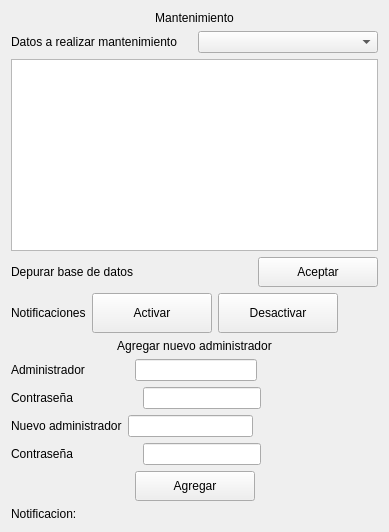
               <widget class="QWidget" name="Pg_Mantenimiento">
                <layout class="QVBoxLayout" name="verticalLayout_9">
                 <item>
                  <widget class="QLabel" name="label_9">
                   <property name="text">
                    <string>Mantenimiento</string>
                   </property>
                   <property name="alignment">
                    <set>Qt::AlignCenter</set>
                   </property>
                  </widget>
                 </item>
                 <item>
                  <layout class="QHBoxLayout" name="horizontalLayout_13">
                   <item>
                    <widget class="QLabel" name="label_12">
                     <property name="text">
                      <string>Datos a realizar mantenimiento</string>
                     </property>
                    </widget>
                   </item>
                   <item>
                    <widget class="QComboBox" name="CB_Mantenimiento">
                     <item>
                      <property name="text">
                       <string/>
                      </property>
                     </item>
                     <item>
                      <property name="text">
                       <string>Renta</string>
                      </property>
                     </item>
                     <item>
                      <property name="text">
                       <string>Renovacion</string>
                      </property>
                     </item>
                    </widget>
                   </item>
                  </layout>
                 </item>
                 <item>
                  <widget class="QTableWidget" name="Tw_Mantenimiento"/>
                 </item>
                 <item>
                  <layout class="QHBoxLayout" name="horizontalLayout_12">
                   <item>
                    <widget class="QLabel" name="label_11">
                     <property name="text">
                      <string>Depurar base de datos</string>
                     </property>
                    </widget>
                   </item>
                   <item>
                    <spacer name="horizontalSpacer_9">
                     <property name="orientation">
                      <enum>Qt::Horizontal</enum>
                     </property>
                     <property name="sizeHint" stdset="0">
                      <size>
                       <width>40</width>
                       <height>20</height>
                      </size>
                     </property>
                    </spacer>
                   </item>
                   <item>
                    <widget class="QPushButton" name="Btn_MAceptar">
                     <property name="enabled">
                      <bool>true</bool>
                     </property>
                     <property name="minimumSize">
                      <size>
                       <width>120</width>
                       <height>30</height>
                      </size>
                     </property>
                     <property name="text">
                      <string>Aceptar</string>
                     </property>
                    </widget>
                   </item>
                  </layout>
                 </item>
                 <item>
                  <layout class="QHBoxLayout" name="horizontalLayout_16">
                   <item>
                    <widget class="QLabel" name="label_14">
                     <property name="text">
                      <string>Notificaciones</string>
                     </property>
                    </widget>
                   </item>
                   <item>
                    <widget class="QPushButton" name="Btn_NA">
                     <property name="minimumSize">
                      <size>
                       <width>120</width>
                       <height>40</height>
                      </size>
                     </property>
                     <property name="text">
                      <string>Activar</string>
                     </property>
                    </widget>
                   </item>
                   <item>
                    <widget class="QPushButton" name="Btn_ND">
                     <property name="minimumSize">
                      <size>
                       <width>120</width>
                       <height>40</height>
                      </size>
                     </property>
                     <property name="text">
                      <string>Desactivar</string>
                     </property>
                    </widget>
                   </item>
                   <item>
                    <spacer name="horizontalSpacer_13">
                     <property name="orientation">
                      <enum>Qt::Horizontal</enum>
                     </property>
                     <property name="sizeHint" stdset="0">
                      <size>
                       <width>40</width>
                       <height>20</height>
                      </size>
                     </property>
                    </spacer>
                   </item>
                  </layout>
                 </item>
                 <item>
                  <widget class="QLabel" name="label_10">
                   <property name="layoutDirection">
                    <enum>Qt::LeftToRight</enum>
                   </property>
                   <property name="text">
                    <string>Agregar nuevo administrador</string>
                   </property>
                   <property name="alignment">
                    <set>Qt::AlignCenter</set>
                   </property>
                  </widget>
                 </item>
                 <item>
                  <layout class="QHBoxLayout" name="horizontalLayout_22">
                   <item>
                    <widget class="QLabel" name="label_16">
                     <property name="text">
                      <string>Administrador             </string>
                     </property>
                    </widget>
                   </item>
                   <item>
                    <widget class="QLineEdit" name="LE_AC"/>
                   </item>
                   <item>
                    <spacer name="horizontalSpacer_8">
                     <property name="orientation">
                      <enum>Qt::Horizontal</enum>
                     </property>
                     <property name="sizeHint" stdset="0">
                      <size>
                       <width>40</width>
                       <height>20</height>
                      </size>
                     </property>
                    </spacer>
                   </item>
                  </layout>
                 </item>
                 <item>
                  <layout class="QHBoxLayout" name="horizontalLayout_17">
                   <item>
                    <widget class="QLabel" name="label_17">
                     <property name="text">
                      <string>Contraseña                   </string>
                     </property>
                    </widget>
                   </item>
                   <item>
                    <widget class="QLineEdit" name="LE_ACC">
                     <property name="echoMode">
                      <enum>QLineEdit::Password</enum>
                     </property>
                    </widget>
                   </item>
                   <item>
                    <spacer name="horizontalSpacer_26">
                     <property name="orientation">
                      <enum>Qt::Horizontal</enum>
                     </property>
                     <property name="sizeHint" stdset="0">
                      <size>
                       <width>40</width>
                       <height>20</height>
                      </size>
                     </property>
                    </spacer>
                   </item>
                  </layout>
                 </item>
                 <item>
                  <layout class="QHBoxLayout" name="horizontalLayout_21">
                   <item>
                    <widget class="QLabel" name="label_24">
                     <property name="text">
                      <string>Nuevo administrador</string>
                     </property>
                    </widget>
                   </item>
                   <item>
                    <widget class="QLineEdit" name="LE_RNA"/>
                   </item>
                   <item>
                    <spacer name="horizontalSpacer_27">
                     <property name="orientation">
                      <enum>Qt::Horizontal</enum>
                     </property>
                     <property name="sizeHint" stdset="0">
                      <size>
                       <width>40</width>
                       <height>20</height>
                      </size>
                     </property>
                    </spacer>
                   </item>
                  </layout>
                 </item>
                 <item>
                  <layout class="QHBoxLayout" name="horizontalLayout_11" stretch="0,1,1">
                   <item>
                    <widget class="QLabel" name="label_25">
                     <property name="text">
                      <string>Contraseña                   </string>
                     </property>
                    </widget>
                   </item>
                   <item>
                    <widget class="QLineEdit" name="LE_RNAC">
                     <property name="echoMode">
                      <enum>QLineEdit::Password</enum>
                     </property>
                    </widget>
                   </item>
                   <item>
                    <spacer name="horizontalSpacer_7">
                     <property name="orientation">
                      <enum>Qt::Horizontal</enum>
                     </property>
                     <property name="sizeHint" stdset="0">
                      <size>
                       <width>40</width>
                       <height>20</height>
                      </size>
                     </property>
                    </spacer>
                   </item>
                  </layout>
                 </item>
                 <item>
                  <layout class="QHBoxLayout" name="horizontalLayout_24">
                   <item>
                    <spacer name="horizontalSpacer_29">
                     <property name="orientation">
                      <enum>Qt::Horizontal</enum>
                     </property>
                     <property name="sizeHint" stdset="0">
                      <size>
                       <width>40</width>
                       <height>20</height>
                      </size>
                     </property>
                    </spacer>
                   </item>
                   <item>
                    <widget class="QPushButton" name="Btn_RNA">
                     <property name="minimumSize">
                      <size>
                       <width>120</width>
                       <height>30</height>
                      </size>
                     </property>
                     <property name="text">
                      <string>Agregar</string>
                     </property>
                    </widget>
                   </item>
                   <item>
                    <spacer name="horizontalSpacer_28">
                     <property name="orientation">
                      <enum>Qt::Horizontal</enum>
                     </property>
                     <property name="sizeHint" stdset="0">
                      <size>
                       <width>40</width>
                       <height>20</height>
                      </size>
                     </property>
                    </spacer>
                   </item>
                  </layout>
                 </item>
                 <item>
                  <layout class="QHBoxLayout" name="horizontalLayout_23" stretch="0,1">
                   <item>
                    <widget class="QLabel" name="label_26">
                     <property name="text">
                      <string>Notificacion:</string>
                     </property>
                    </widget>
                   </item>
                   <item>
                    <widget class="QLabel" name="LB_NM">
                     <property name="text">
                      <string/>
                     </property>
                    </widget>
                   </item>
                  </layout>
                 </item>
                </layout>
               </widget>
